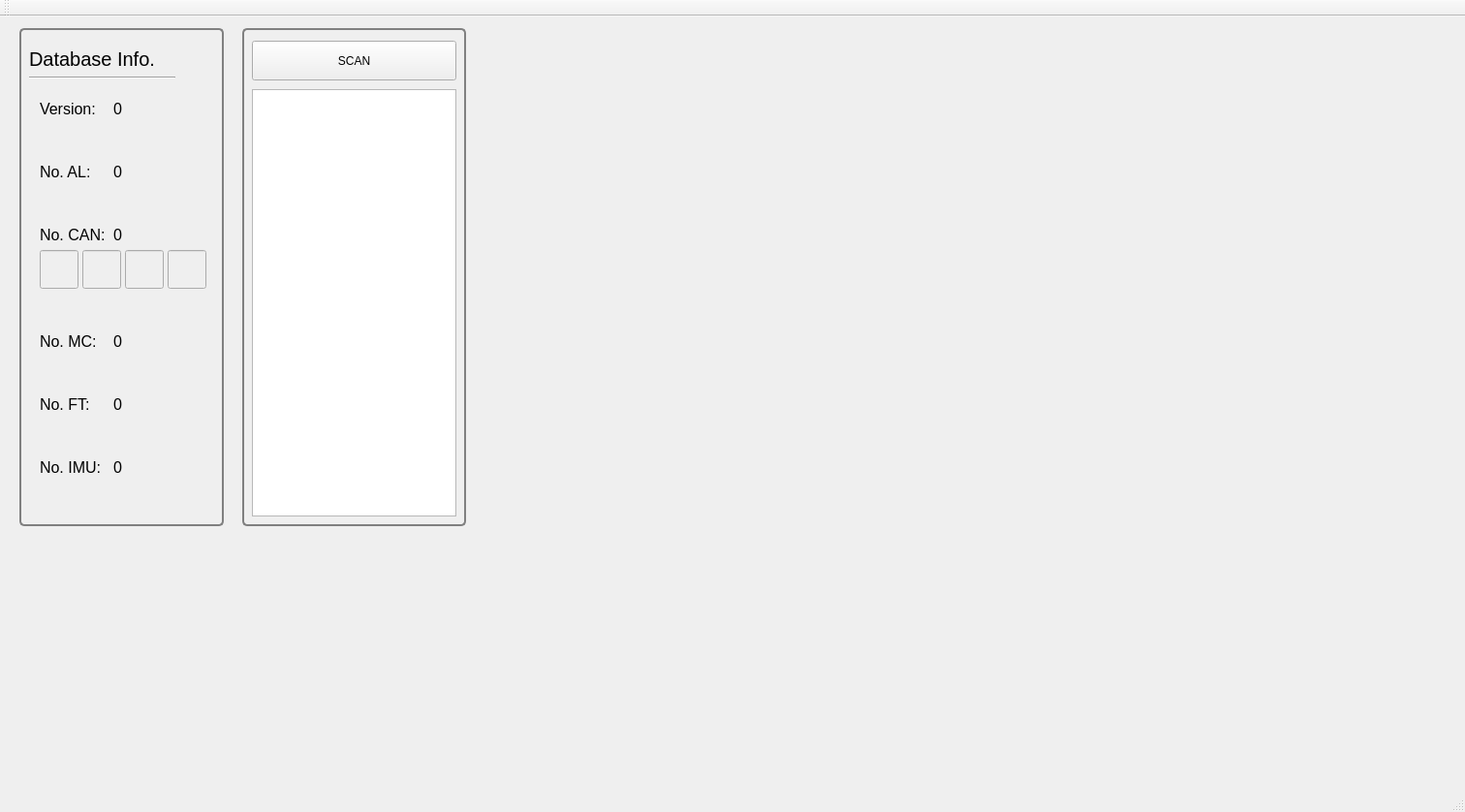
<?xml version="1.0" encoding="UTF-8"?>
<ui version="4.0">
 <class>MainWindow</class>
 <widget class="QMainWindow" name="MainWindow">
  <property name="geometry">
   <rect>
    <x>0</x>
    <y>0</y>
    <width>1512</width>
    <height>838</height>
   </rect>
  </property>
  <property name="windowTitle">
   <string>Device Manager -- Rainbow Robotics</string>
  </property>
  <widget class="QWidget" name="centralWidget">
   <widget class="QGroupBox" name="groupBox_2">
    <property name="geometry">
     <rect>
      <x>250</x>
      <y>5</y>
      <width>231</width>
      <height>521</height>
     </rect>
    </property>
    <property name="styleSheet">
     <string notr="true">QGroupBox {
    border: 2px solid gray;
    border-radius: 5px;
    margin-top: 7px;
}

QGroupBox::title {
    subcontrol-origin: margin;
    left: 8px;
    padding: 0 3px 0 3px;
}

</string>
    </property>
    <property name="title">
     <string/>
    </property>
    <widget class="QPushButton" name="BTN_SCAN">
     <property name="geometry">
      <rect>
       <x>10</x>
       <y>20</y>
       <width>211</width>
       <height>41</height>
      </rect>
     </property>
     <property name="text">
      <string>SCAN</string>
     </property>
    </widget>
    <widget class="QListWidget" name="LW_DEVICE">
     <property name="geometry">
      <rect>
       <x>10</x>
       <y>70</y>
       <width>211</width>
       <height>441</height>
      </rect>
     </property>
    </widget>
   </widget>
   <widget class="QGroupBox" name="groupBox_3">
    <property name="geometry">
     <rect>
      <x>20</x>
      <y>5</y>
      <width>211</width>
      <height>521</height>
     </rect>
    </property>
    <property name="styleSheet">
     <string notr="true">QGroupBox {
    border: 2px solid gray;
    border-radius: 5px;
    margin-top: 7px;
}

QGroupBox::title {
    subcontrol-origin: margin;
    left: 8px;
    padding: 0 3px 0 3px;
}

</string>
    </property>
    <property name="title">
     <string/>
    </property>
    <widget class="QLabel" name="label">
     <property name="geometry">
      <rect>
       <x>10</x>
       <y>30</y>
       <width>201</width>
       <height>17</height>
      </rect>
     </property>
     <property name="font">
      <font>
       <pointsize>15</pointsize>
      </font>
     </property>
     <property name="text">
      <string>Database Info.</string>
     </property>
    </widget>
    <widget class="Line" name="line">
     <property name="geometry">
      <rect>
       <x>10</x>
       <y>50</y>
       <width>151</width>
       <height>16</height>
      </rect>
     </property>
     <property name="orientation">
      <enum>Qt::Horizontal</enum>
     </property>
    </widget>
    <widget class="QWidget" name="gridLayoutWidget">
     <property name="geometry">
      <rect>
       <x>10</x>
       <y>70</y>
       <width>191</width>
       <height>411</height>
      </rect>
     </property>
     <layout class="QGridLayout" name="gridLayout">
      <item row="3" column="0">
       <spacer name="verticalSpacer_2">
        <property name="orientation">
         <enum>Qt::Vertical</enum>
        </property>
        <property name="sizeHint" stdset="0">
         <size>
          <width>20</width>
          <height>40</height>
         </size>
        </property>
       </spacer>
      </item>
      <item row="1" column="0">
       <spacer name="verticalSpacer">
        <property name="orientation">
         <enum>Qt::Vertical</enum>
        </property>
        <property name="sizeHint" stdset="0">
         <size>
          <width>20</width>
          <height>40</height>
         </size>
        </property>
       </spacer>
      </item>
      <item row="4" column="0">
       <widget class="QLabel" name="label_4">
        <property name="sizePolicy">
         <sizepolicy hsizetype="Fixed" vsizetype="Preferred">
          <horstretch>0</horstretch>
          <verstretch>0</verstretch>
         </sizepolicy>
        </property>
        <property name="minimumSize">
         <size>
          <width>70</width>
          <height>0</height>
         </size>
        </property>
        <property name="maximumSize">
         <size>
          <width>70</width>
          <height>16777215</height>
         </size>
        </property>
        <property name="font">
         <font>
          <pointsize>12</pointsize>
         </font>
        </property>
        <property name="text">
         <string>No. CAN:</string>
        </property>
       </widget>
      </item>
      <item row="0" column="0">
       <widget class="QLabel" name="label_2">
        <property name="sizePolicy">
         <sizepolicy hsizetype="Fixed" vsizetype="Preferred">
          <horstretch>0</horstretch>
          <verstretch>0</verstretch>
         </sizepolicy>
        </property>
        <property name="minimumSize">
         <size>
          <width>70</width>
          <height>0</height>
         </size>
        </property>
        <property name="maximumSize">
         <size>
          <width>70</width>
          <height>16777215</height>
         </size>
        </property>
        <property name="font">
         <font>
          <pointsize>12</pointsize>
         </font>
        </property>
        <property name="text">
         <string>Version: </string>
        </property>
       </widget>
      </item>
      <item row="9" column="0">
       <widget class="QLabel" name="label_6">
        <property name="sizePolicy">
         <sizepolicy hsizetype="Fixed" vsizetype="Preferred">
          <horstretch>0</horstretch>
          <verstretch>0</verstretch>
         </sizepolicy>
        </property>
        <property name="minimumSize">
         <size>
          <width>70</width>
          <height>0</height>
         </size>
        </property>
        <property name="maximumSize">
         <size>
          <width>70</width>
          <height>16777215</height>
         </size>
        </property>
        <property name="font">
         <font>
          <pointsize>12</pointsize>
         </font>
        </property>
        <property name="text">
         <string>No. FT:</string>
        </property>
       </widget>
      </item>
      <item row="10" column="0">
       <spacer name="verticalSpacer_5">
        <property name="orientation">
         <enum>Qt::Vertical</enum>
        </property>
        <property name="sizeHint" stdset="0">
         <size>
          <width>20</width>
          <height>40</height>
         </size>
        </property>
       </spacer>
      </item>
      <item row="7" column="0">
       <widget class="QLabel" name="label_5">
        <property name="sizePolicy">
         <sizepolicy hsizetype="Fixed" vsizetype="Preferred">
          <horstretch>0</horstretch>
          <verstretch>0</verstretch>
         </sizepolicy>
        </property>
        <property name="minimumSize">
         <size>
          <width>70</width>
          <height>0</height>
         </size>
        </property>
        <property name="maximumSize">
         <size>
          <width>70</width>
          <height>16777215</height>
         </size>
        </property>
        <property name="font">
         <font>
          <pointsize>12</pointsize>
         </font>
        </property>
        <property name="text">
         <string>No. MC:</string>
        </property>
       </widget>
      </item>
      <item row="8" column="0">
       <spacer name="verticalSpacer_4">
        <property name="orientation">
         <enum>Qt::Vertical</enum>
        </property>
        <property name="sizeHint" stdset="0">
         <size>
          <width>20</width>
          <height>40</height>
         </size>
        </property>
       </spacer>
      </item>
      <item row="2" column="0">
       <widget class="QLabel" name="label_3">
        <property name="sizePolicy">
         <sizepolicy hsizetype="Fixed" vsizetype="Preferred">
          <horstretch>0</horstretch>
          <verstretch>0</verstretch>
         </sizepolicy>
        </property>
        <property name="minimumSize">
         <size>
          <width>70</width>
          <height>0</height>
         </size>
        </property>
        <property name="maximumSize">
         <size>
          <width>70</width>
          <height>16777215</height>
         </size>
        </property>
        <property name="font">
         <font>
          <pointsize>12</pointsize>
         </font>
        </property>
        <property name="text">
         <string>No. AL:</string>
        </property>
       </widget>
      </item>
      <item row="6" column="0">
       <spacer name="verticalSpacer_3">
        <property name="orientation">
         <enum>Qt::Vertical</enum>
        </property>
        <property name="sizeHint" stdset="0">
         <size>
          <width>20</width>
          <height>40</height>
         </size>
        </property>
       </spacer>
      </item>
      <item row="11" column="0">
       <widget class="QLabel" name="label_7">
        <property name="sizePolicy">
         <sizepolicy hsizetype="Fixed" vsizetype="Preferred">
          <horstretch>0</horstretch>
          <verstretch>0</verstretch>
         </sizepolicy>
        </property>
        <property name="minimumSize">
         <size>
          <width>70</width>
          <height>0</height>
         </size>
        </property>
        <property name="maximumSize">
         <size>
          <width>70</width>
          <height>16777215</height>
         </size>
        </property>
        <property name="font">
         <font>
          <pointsize>12</pointsize>
         </font>
        </property>
        <property name="text">
         <string>No. IMU:</string>
        </property>
       </widget>
      </item>
      <item row="0" column="1">
       <widget class="QLabel" name="LB_VERSION">
        <property name="font">
         <font>
          <pointsize>12</pointsize>
         </font>
        </property>
        <property name="text">
         <string>0</string>
        </property>
       </widget>
      </item>
      <item row="5" column="0" colspan="2">
       <layout class="QGridLayout" name="gridLayout_2">
        <item row="0" column="1">
         <widget class="QLineEdit" name="LE_CAN2">
          <property name="enabled">
           <bool>false</bool>
          </property>
          <property name="sizePolicy">
           <sizepolicy hsizetype="Fixed" vsizetype="Fixed">
            <horstretch>0</horstretch>
            <verstretch>0</verstretch>
           </sizepolicy>
          </property>
          <property name="minimumSize">
           <size>
            <width>40</width>
            <height>40</height>
           </size>
          </property>
          <property name="maximumSize">
           <size>
            <width>40</width>
            <height>40</height>
           </size>
          </property>
          <property name="readOnly">
           <bool>true</bool>
          </property>
         </widget>
        </item>
        <item row="0" column="3">
         <widget class="QLineEdit" name="LE_CAN4">
          <property name="enabled">
           <bool>false</bool>
          </property>
          <property name="sizePolicy">
           <sizepolicy hsizetype="Fixed" vsizetype="Fixed">
            <horstretch>0</horstretch>
            <verstretch>0</verstretch>
           </sizepolicy>
          </property>
          <property name="minimumSize">
           <size>
            <width>40</width>
            <height>40</height>
           </size>
          </property>
          <property name="maximumSize">
           <size>
            <width>40</width>
            <height>40</height>
           </size>
          </property>
          <property name="readOnly">
           <bool>true</bool>
          </property>
         </widget>
        </item>
        <item row="0" column="2">
         <widget class="QLineEdit" name="LE_CAN3">
          <property name="enabled">
           <bool>false</bool>
          </property>
          <property name="sizePolicy">
           <sizepolicy hsizetype="Fixed" vsizetype="Fixed">
            <horstretch>0</horstretch>
            <verstretch>0</verstretch>
           </sizepolicy>
          </property>
          <property name="minimumSize">
           <size>
            <width>40</width>
            <height>40</height>
           </size>
          </property>
          <property name="maximumSize">
           <size>
            <width>40</width>
            <height>40</height>
           </size>
          </property>
          <property name="readOnly">
           <bool>true</bool>
          </property>
         </widget>
        </item>
        <item row="0" column="0">
         <widget class="QLineEdit" name="LE_CAN1">
          <property name="enabled">
           <bool>false</bool>
          </property>
          <property name="sizePolicy">
           <sizepolicy hsizetype="Fixed" vsizetype="Fixed">
            <horstretch>0</horstretch>
            <verstretch>0</verstretch>
           </sizepolicy>
          </property>
          <property name="minimumSize">
           <size>
            <width>40</width>
            <height>40</height>
           </size>
          </property>
          <property name="maximumSize">
           <size>
            <width>40</width>
            <height>40</height>
           </size>
          </property>
          <property name="readOnly">
           <bool>true</bool>
          </property>
         </widget>
        </item>
       </layout>
      </item>
      <item row="2" column="1">
       <widget class="QLabel" name="LB_AL">
        <property name="font">
         <font>
          <pointsize>12</pointsize>
         </font>
        </property>
        <property name="text">
         <string>0</string>
        </property>
       </widget>
      </item>
      <item row="4" column="1">
       <widget class="QLabel" name="LB_CAN">
        <property name="font">
         <font>
          <pointsize>12</pointsize>
         </font>
        </property>
        <property name="text">
         <string>0</string>
        </property>
       </widget>
      </item>
      <item row="7" column="1">
       <widget class="QLabel" name="LB_MC">
        <property name="font">
         <font>
          <pointsize>12</pointsize>
         </font>
        </property>
        <property name="text">
         <string>0</string>
        </property>
       </widget>
      </item>
      <item row="9" column="1">
       <widget class="QLabel" name="LB_FT">
        <property name="font">
         <font>
          <pointsize>12</pointsize>
         </font>
        </property>
        <property name="text">
         <string>0</string>
        </property>
       </widget>
      </item>
      <item row="11" column="1">
       <widget class="QLabel" name="LB_IMU">
        <property name="font">
         <font>
          <pointsize>12</pointsize>
         </font>
        </property>
        <property name="text">
         <string>0</string>
        </property>
       </widget>
      </item>
     </layout>
    </widget>
   </widget>
  </widget>
  <widget class="QMenuBar" name="menuBar">
   <property name="geometry">
    <rect>
     <x>0</x>
     <y>0</y>
     <width>1512</width>
     <height>19</height>
    </rect>
   </property>
  </widget>
  <widget class="QToolBar" name="mainToolBar">
   <attribute name="toolBarArea">
    <enum>TopToolBarArea</enum>
   </attribute>
   <attribute name="toolBarBreak">
    <bool>false</bool>
   </attribute>
  </widget>
  <widget class="QStatusBar" name="statusBar"/>
 </widget>
 <layoutdefault spacing="6" margin="11"/>
 <resources/>
 <connections/>
</ui>
